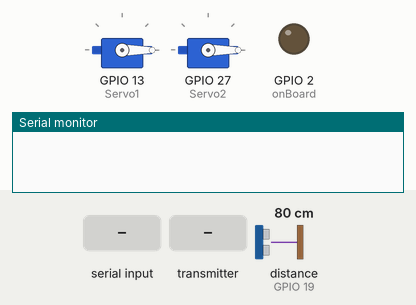
Recording of a sketch running on a simulated ESP32. On the bench: 2 × servo, output pins drawn as LEDs (lit = HIGH), the last lines printed to the serial monitor. Wiring (inferred from the names in the program): ultrasonic range finder: trigger GPIO 21; echo GPIO 19. The inputs (shaded band) are chosen by the test bench; at power-on: distance to the obstacle (sensor on GPIO 19) 80 cm. The echo pulse lasts 58.3 µs per cm; pins used as bus, display or sensor lines are not drawn.

Above: at 1.2 s.
1.3 s: "T\n" received over the second serial link
At 2.4 s:
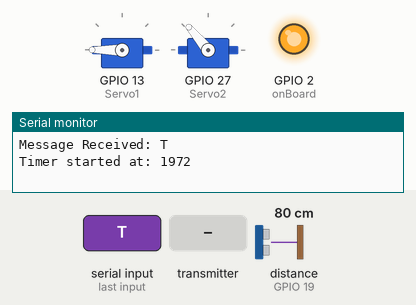
2.9 s: the transmitter starts sending isgotored = 1
At 4.7 s:
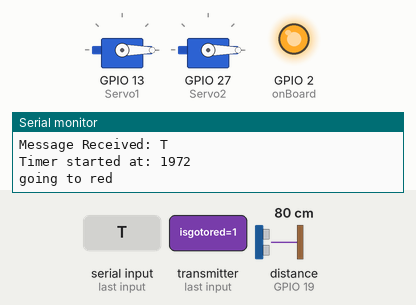
5.5 s: distance to the obstacle (sensor on GPIO 19) set to 2 cm
7.0 s: the transmitter starts sending slw = 1
9.0 s: the transmitter starts sending carsentering = 1024
12.0 s: "F\n" received over the second serial link
At 12.9 s:
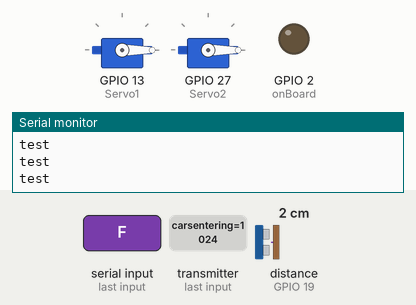
Timing chart, 0 to 14.5 s (numbered marks = the images above; inputs shaded):
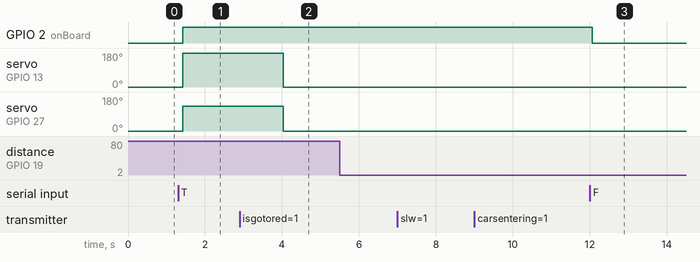

Measured:
- after the input at 1.3 s, GPIO 2 (onBoard): LOW → HIGH after 0.12 s; servo on GPIO 13 (Servo1): 0° → 180° after 0.12 s; servo on GPIO 27 (Servo2): 0° → 130° after 0.12 s
- after the input at 2.9 s, servo on GPIO 13 (Servo1): 180° → 0° after 1.1 s; servo on GPIO 27 (Servo2): 130° → 0° after 1.1 s
- after the input at 12.0 s, GPIO 2 (onBoard): HIGH → LOW after 0.06 s

The sketch:

sign1.ino
```cpp
/*
  Two way communication example: https://RandomNerdTutorials.com/esp-now-two-way-communication-esp32/

*/

//for esp 1 (blue)

#include <esp_now.h>
#include <WiFi.h>
#include <ESP32Servo.h>  //5 successful spins (No Brown out)

#define onBoard 2
#define echoPin2 19
#define trigPin2 21    //IP of camera (192.168.8.230)
#define RXp2 16     // (black Tape on Black sign) (Blue on Blue sign)
#define TXp2 17

// REPLACE WITH THE MAC Address of your receiver
uint8_t broadcastAddress1[] = {0xD4, 0x8A, 0xFC, 0x9E, 0x1C, 0xB0}; // esp2
uint8_t broadcastAddress2[] = {0xA0, 0xA3, 0xB3, 0xED, 0xB7, 0x1C}; // esp3

//define Servo object
Servo myServo1;
Servo myServo2;

int Servo1 = 13;
int Servo2 = 27;

//local variables
String buffer = "";
bool prevRedRed = false;
int carsInLane = 0;
bool prevIsSlow = false;
bool isTimerGoing = false;
bool isTimerYellowGoing = false;
bool isTimerRedGoing = false;
bool prevCarCheck3 = false;       //car entering
bool currentCarCheck3 = false;
bool prevCarCheck4 = false;       // car leaving
bool currentCarCheck4 = false;
unsigned long prevMillis1 = 0;
unsigned long prevMillis2 = 0;
unsigned long prevMillis3 = 0;
unsigned long timer = 0; // for when the lane is congested
unsigned long timerYellow = 0; // for when the light just turned yellow
unsigned long timerRed = 0;  // for when the light just turned red
unsigned long timerBeforeYellow = 0; // for before the light can turn yellow
const long interval1 = 125; // 1/8 per sec for car count
const long interval2 = 125; // 1/8 per sec for car incoming
const long interval3 = 50; // .05 sec for sending radio (50 for fastest) (1000 for testing)

const long interval4 = 1000; // timer for when there is constant traffic flow on both sides
const long interval5 = 2000; // timer for when the light just turned yellow
const long interval6 = 1000; // timer for when the light just turned red
const long interval7 = 1000; // timer for before the light can turn yellow incase a car runs the opposite red

// Define variables to be sent
int carsEntering;
int carsLeaving;
int signCount;
bool isSlow = false;   // Change to false for testing (should be true by default)
bool isCarWaiting = false;
bool isCarApproaching = false;
bool isGoToRed = false;

// Define variables to store incoming readings
int incomingCarsEntering;
int incomingCarsLeaving;
bool incomingIsSlow;
bool incomingIsCarWaiting;
bool incomingIsCarApproaching;
bool incomingIsGoToRed;
bool incomingIsRedRed;

// Variable to store if sending data was successful
String success;

//Structure example to send data
//Must match the receiver structure
typedef struct struct_message {
    int carsinlane;
    int id;
    int carsentering;
    int carsleaving;
    int signCount;
    bool slw;
    bool iscarwaiting;
    bool iscarapproaching;
    bool isgotored;
} struct_message;

typedef struct struct_message2 {
  bool redred;
} struct_message2;

// Create a struct_message to hold sensor readings
struct_message trafficSignReadings;

// Create a struct_message to hold incoming sensor readings
struct_message incomingReadings;

// a struct_message2 to hold incoming readings
struct_message2 incomingRemote;

esp_now_peer_info_t peerInfo;

// Callback when data is sent
void OnDataSent(const uint8_t *mac_addr, esp_now_send_status_t status) {
  //Serial.print("\r\nLast Packet Send Status:\t");
  //Serial.println(status == ESP_NOW_SEND_SUCCESS ? "Delivery Success" : "Delivery Fail");
  if (status ==0){
    //success = "Delivery Success :)";
  }
  else{
    //success = "Delivery Fail :(";
  }
}

// Callback when data is received
void OnDataRecv(const uint8_t * mac, const uint8_t *incomingData, int len) {
  memcpy(&incomingReadings, incomingData, sizeof(incomingReadings));
  //Serial.print("Bytes received: ");
  //Serial.println(len);
  if(len >= 2){
   incomingCarsEntering = incomingReadings.carsentering;
   incomingCarsLeaving = incomingReadings.carsleaving;
   incomingIsSlow = incomingReadings.slw;
   incomingIsCarWaiting = incomingReadings.iscarwaiting;
   incomingIsCarApproaching = incomingReadings.iscarapproaching;
   incomingIsGoToRed = incomingReadings.isgotored;
  }
  else {
    memcpy(&incomingRemote, incomingData, sizeof(incomingRemote));
    incomingIsRedRed = incomingRemote.redred;
  }
}

void setup() {
  // Init Serial Monitor
  Serial.begin(115200);
  Serial2.begin(115200, SERIAL_8N1, RXp2, TXp2);

  pinMode(onBoard, OUTPUT);
  pinMode(trigPin2, OUTPUT);
  pinMode(echoPin2, INPUT);

  /* servo */
  myServo1.attach(Servo1);
  myServo2.attach(Servo2);
  myServo1.write(0);
  myServo2.write(0);

  // Set device as a Wi-Fi Station
  WiFi.mode(WIFI_STA);

  // Init ESP-NOW
  if (esp_now_init() != ESP_OK) {
    //Serial.println("Error initializing ESP-NOW");
    return;
  }

  // Once ESPNow is successfully Init, we will register for Send CB to
  // get the status of Trasnmitted packet
  esp_now_register_send_cb(OnDataSent);

  // register peer
  peerInfo.channel = 0;
  peerInfo.encrypt = false;

  // register first peer
  memcpy(peerInfo.peer_addr, broadcastAddress1, 6);
  if (esp_now_add_peer(&peerInfo) != ESP_OK){
    Serial.println("Failed to add peer");
    return;
  }
  // register second peer
  memcpy(peerInfo.peer_addr, broadcastAddress2, 6);
  if (esp_now_add_peer(&peerInfo) != ESP_OK){
    Serial.println("Failed to add peer");
    return;
  }

  // Register for a callback function that will be called when data is received
  esp_now_register_recv_cb(OnDataRecv);
}

void loop() {
  unsigned long currentMillis = millis();

  if(incomingIsRedRed){

    carsInLane = 0;
    // Set values to send
    trafficSignReadings.id = 1;
    trafficSignReadings.slw = isSlow;
    trafficSignReadings.carsentering = carsEntering;
    trafficSignReadings.carsleaving = carsLeaving;
    trafficSignReadings.iscarapproaching = isCarApproaching;
    trafficSignReadings.iscarwaiting = isCarWaiting;
    trafficSignReadings.isgotored = isGoToRed;
    trafficSignReadings.carsinlane = carsInLane;

    // Send message via ESP-NOW
    if (currentMillis - prevMillis3 >= interval3){

      esp_err_t result = esp_now_send(0, (uint8_t *) &trafficSignReadings, sizeof(trafficSignReadings));
      prevMillis3 = currentMillis;
        if (result == ESP_OK) {
          //Serial.println("Sent with success");
        }
        else {
          //Serial.println("Error sending the data");
        }
    }
  }

  if(!incomingIsRedRed && prevRedRed && isSlow){
    moveServoSlow();
  }

  if(!incomingIsRedRed){
    // If the sign is yellow/slow
    if(isSlow){

      //Outside sensor
      if (currentMillis - prevMillis1 >= interval1) {
        prevMillis1 = currentMillis;
        carDetection1();
      }
      //Inside sensor
      if (currentMillis - prevMillis2 >= interval2) {
        UltrasonicRead3();
        prevMillis2 = currentMillis;
      }
      carsInLane = carsEntering - incomingCarsLeaving;
    }

    // If the sign is red/stop and the light did not just turn red
    else if ((currentMillis - timerRed >= interval6) && !isSlow && (!prevIsSlow || incomingIsSlow) ) { // added && (!prevIsSlow || incomingIsSlow)

      //Outside sensor
      if (currentMillis - prevMillis1 >= interval1) {
        prevMillis1 = currentMillis;
        carDetection2();
      }
      //Inside sensor
      if (currentMillis - prevMillis2 >= interval2) {
        UltrasonicRead4();
        prevMillis2 = currentMillis;
      }
      carsInLane = incomingCarsEntering - carsLeaving;
        if(prevIsSlow && (!incomingIsSlow)){
          carsInLane =  carsEntering - incomingCarsLeaving;
        }
      isTimerRedGoing = false;
    }

    // If the light just turned red/stop continue to count cars entering the lane for 3 seconds
    // In case a car runs the red light.
    else if(!isSlow && prevIsSlow && !incomingIsSlow){  //was (!isSlow && isTimerRedGoing)

      if (currentMillis - prevMillis2 >= interval2) {
        UltrasonicRead3();
        prevMillis2 = currentMillis;
      }
      carsInLane =  carsEntering - incomingCarsLeaving;
    }

    // Set values to send
    trafficSignReadings.id = 1;
    trafficSignReadings.slw = isSlow;
    trafficSignReadings.carsentering = carsEntering;
    trafficSignReadings.carsleaving = carsLeaving;
    trafficSignReadings.iscarapproaching = isCarApproaching;
    trafficSignReadings.iscarwaiting = isCarWaiting;
    trafficSignReadings.isgotored = isGoToRed;
    trafficSignReadings.carsinlane = carsInLane;

    // Send message via ESP-NOW
    if (currentMillis - prevMillis3 >= interval3){

      esp_err_t result = esp_now_send(0, (uint8_t *) &trafficSignReadings, sizeof(trafficSignReadings));
      prevMillis3 = currentMillis;
        if (result == ESP_OK) {
          //Serial.println("Sent with success");
        }
        else {
          //Serial.println("Error sending the data");
        }
    }

    updateSign();
    delay(100);
    prevRedRed = false;
  }

  // If the light is yellow, turn to red and reset carsInLane
  if (incomingIsRedRed && !prevRedRed && isSlow) {
      moveServoStop();
      prevRedRed = incomingIsRedRed;
      carsEntering = 0;
      carsLeaving = 0;
      carsInLane = 0;
  }

  // If the light is already red reset carsInLane
  else if (incomingIsRedRed && !prevRedRed && !isSlow) {
      prevRedRed = incomingIsRedRed;
      carsEntering = 0;
      carsLeaving = 0;
      carsInLane = 0;
  }
}


/* When yellow "car is approaching" */
void carDetection1() {
    if (Serial2.available()) {
        String incomingMessage = Serial2.readStringUntil('\n');
        incomingMessage.trim();
        Serial.print("Message Received: ");
        Serial.println(incomingMessage);
        if(incomingMessage == "T") {
            isCarWaiting = true;
            digitalWrite(onBoard, HIGH);
        } else if(incomingMessage == "F") {
            isCarWaiting = false;
            digitalWrite(onBoard, LOW);
        }
    }
}

/* When red say "car is waiting"*/
void carDetection2() {
    if (Serial2.available()) {
        String incomingMessage = Serial2.readStringUntil('\n');
        incomingMessage.trim();
        Serial.print("Message Received: ");
        Serial.println(incomingMessage);
        if(incomingMessage == "T") {
            isCarWaiting = true;
            digitalWrite(onBoard, HIGH);
        } else if(incomingMessage == "F") {
            isCarWaiting = false;
            digitalWrite(onBoard, LOW);
        }
    }
}

/* When yellow "car entered lane"*/
void UltrasonicRead3(){
    long duration, distance;
    digitalWrite(trigPin2, LOW);
    delayMicroseconds(2);
    digitalWrite(trigPin2, HIGH);
    delayMicroseconds(10);
    digitalWrite(trigPin2, LOW);
    duration = pulseIn(echoPin2, HIGH);
    distance = (duration/2) / 29.1;
    //Serial.println(distance);
    if ((distance < 13) && (distance > 0)) {
      //digitalWrite(onBoard, HIGH);
      currentCarCheck3 = true;
      if (currentCarCheck3 && !prevCarCheck3) {
        carsEntering++;
        signCount++;
        Serial.print("Cars Entering Lane: ");
        Serial.println(carsEntering);
      }
    }
    else {
      //digitalWrite(onBoard, LOW);
      currentCarCheck3 = false;
    }
    prevCarCheck3 = currentCarCheck3;
}

/* When red say "car is leaving"*/
void UltrasonicRead4(){
    long duration, distance;
    digitalWrite(trigPin2, LOW);
    delayMicroseconds(2);
    digitalWrite(trigPin2, HIGH);
    delayMicroseconds(10);
    digitalWrite(trigPin2, LOW);
    duration = pulseIn(echoPin2, HIGH);
    distance = (duration/2) / 29.1;
    //Serial.println(distance);
    if ((distance < 13) && (distance > 0)) {
      //digitalWrite(onBoard, HIGH);
      currentCarCheck4 = true;
      Serial.println("test");
      //Serial.print("Cars entering Lane: ");
      //Serial.println(incomingCarsEntering);
      if (currentCarCheck4 && !prevCarCheck4 && (incomingCarsEntering > carsLeaving)) {
        carsLeaving++;
        Serial.print("Cars Leaving: ");
        Serial.println(carsLeaving);
      }
    }
    else {
      //digitalWrite(onBoard, LOW);
      currentCarCheck4 = false;
    }
    prevCarCheck4 = currentCarCheck4;
}

void moveServoStop() {
    myServo1.attach(Servo1);
    myServo2.attach(Servo2);
    myServo1.write(0);
    myServo2.write(0);
    delay(550);
    myServo1.detach();
    myServo2.detach();
}

void moveServoSlow() {
    myServo1.attach(Servo1);
    myServo2.attach(Servo2);
    myServo1.write(180);
    myServo2.write(130); // PWM for second servo
    delay(550);
    myServo1.detach();
    myServo2.detach();
}

void updateSign(){

unsigned long currentMillis = millis();


// If a car is waiting at the red light and the other light is yellow
  if(isCarWaiting && incomingIsSlow){

    prevIsSlow = isSlow;

    // If the lane is occupied
    if((carsInLane > 0) && !isTimerGoing){
      timer = millis();
      isTimerGoing = true;
      Serial.println("Timer Started");
      Serial.println("Waiting for car to exit lane");
    }

    // If the timer ended or the cars left the lane
    if((currentMillis - timer >= interval4) || (carsInLane == 0)){
      isTimerGoing = false;
      isGoToRed = true;
      timerBeforeYellow = millis();
    }
  }

  // If the timer ends and there is still a car in the lane
  // Then the other light is red and a car is waiting here till all the cars leave the lane
  // Must wait 3 seconds because a car at the other end might run the light
  // Need the !prevIsSlow because This state can only happen during prev red and current red
  if((currentMillis - timerBeforeYellow >= interval7) && isCarWaiting && !incomingIsSlow && !prevIsSlow && (carsInLane == 0) && !isSlow){
    moveServoSlow();
    carsEntering = 0;
    isGoToRed = false;
    isSlow = true;
    timerYellow = millis();
    Serial.print("Timer started at: ");
    Serial.println(timerYellow);
    isCarWaiting = false;
  }

  //In order for the light to go to red, 5 seconds must have passed from when the light first turned yellow
  if((currentMillis - timerYellow >= interval5) && incomingIsGoToRed && isSlow ){
    moveServoStop();
    //Start timer for turning red, This is because we will continue to red cars entering the lane
    //In case cars run the red light.
    timerRed = millis();
    isTimerRedGoing = true;

    prevIsSlow = isSlow;
    isSlow = false;
    carsLeaving = 0;
    Serial.println("going to red");
  }
}
```
